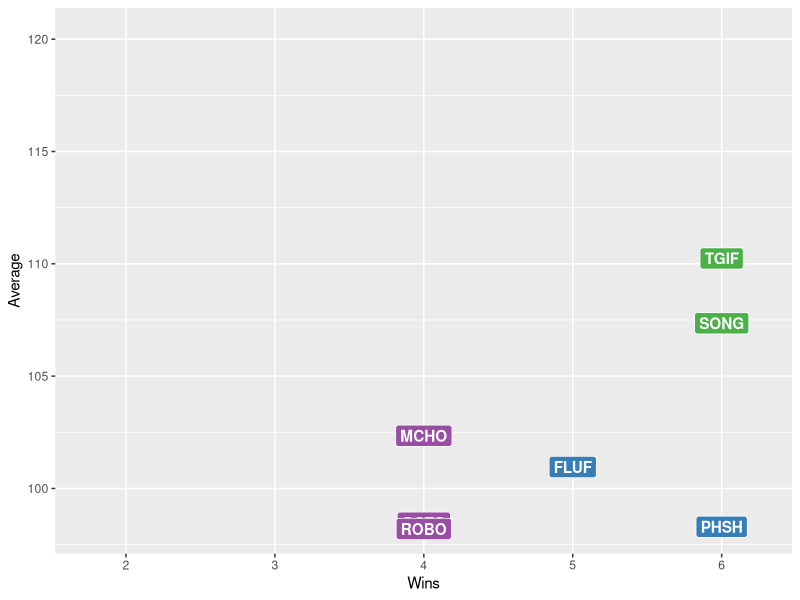

Write R code to recreate this figure.
## Load Libraries
library(ggplot2)
library(dplyr)

## Load and clean Data
scores <- as.data.frame(read.csv("allscores.csv", header = TRUE))
scores <- scores[complete.cases(scores),]

#Aggregate Data
current.season <- scores[scores$Season == 2016,] %>%
  group_by(Team) %>%
  summarize(Average = mean(Score),
            Wins = sum(Win))

#########################################
######## Tiered Clustering###############
#########################################

##Scale Wins and Points on a 0 to 1 scale
adj.season <- apply(current.season[,2:3], MARGIN = 2, FUN = function(X) (X - min(X))/diff(range(X)))

##Create Clusters
scoreCluster <- kmeans(adj.season, 4, nstart = 10000)

##Add clusters back to dataframe
current.season$tier <- scoreCluster$cluster

##Scatter Plot
##Save Size 600x350
ggplot(current.season, aes(x = Wins, y = Average, label = Team)) +
  geom_label(aes(fill = as.factor(tier)), colour = "white", fontface = "bold") +
  scale_fill_brewer(palette = "Set1") +
  scale_x_continuous(breaks = c(1, 2, 3, 4, 5, 6, 7)) +
  theme(legend.position="none", panel.grid.minor.x = element_blank()) +
  coord_cartesian(xlim=c(1.75, 6.25))
